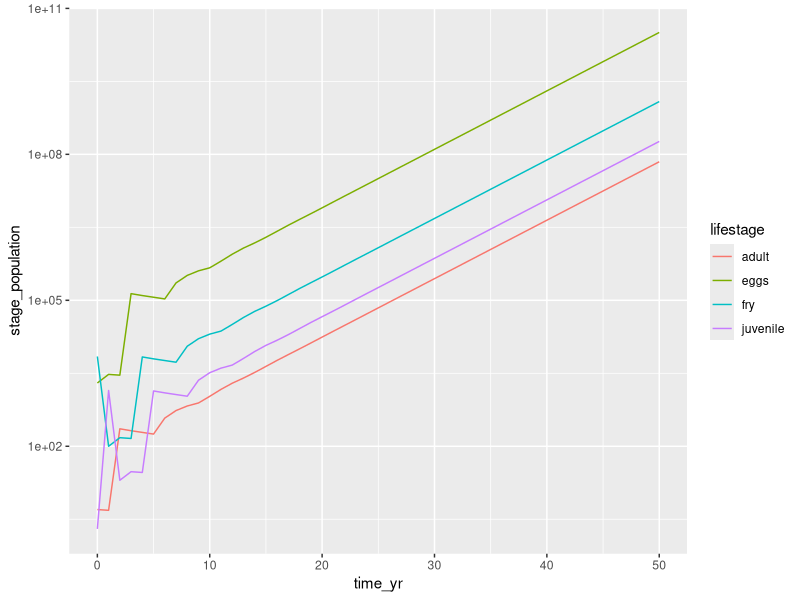

R code for this plot:
## ---- chunk 1
knitr::opts_chunk$set(echo = TRUE)
library(tidyverse)
## ---- chunk 2
# Make the Leslie Matrix:
fish_leslie <- matrix(c(0, 0, 0, 600, 0.05, 0, 0, 0, 0, 0.20, 0, 0, 0, 0, 0.16, 0.9), nrow = 4, ncol = 4, byrow = TRUE)

# Check it out: 
fish_leslie
## ---- chunk 3
# Initial population structure (Roe, Fry, Juvenile, Adult): 
fish_year0 <- c(2000, 7000, 2, 5)
## ---- chunk 4
# Model projections

# ------ WHAT HAPPENS HERE? ------ #
# ------ comment line-by-line ---- #

# The line below...
time_yr <- seq(from = 0, to = 50, by = 1)

# The line below...
# create a shell matrix for the output
proj_year <- matrix(ncol = length(fish_year0), nrow = length(time_yr))

# The line below is populating the first row of project year with fish year_year0, it is populating in the first row
proj_year[1, ] <- fish_year0

# The for loop below starting at 2 because the first row is already populated with the first time at zero - we don't want it to over write the initial population
for (i in 2:length(time_yr)) {
  proj_year[i,] <- fish_leslie %*% proj_year[i-1,]
}

# looping over starting at fish Leslie then you take the dot product with the first row of that matrix (ie. the initial years for year 0)

# using the matrix multiplication (ie. dot product), to find the populations from the previous years

# The rest is wrangling & visualization (run to check it out):
colnames(proj_year) <- c("eggs", "fry", "juvenile", "adult")

proj_df <- data.frame(time_yr, proj_year) %>% 
  pivot_longer(cols = -time_yr, names_to = "lifestage", values_to = "stage_population")

ggplot(data = proj_df, aes(x = time_yr, y = stage_population)) +
  geom_line(aes(color = lifestage)) +
  scale_y_log10()

